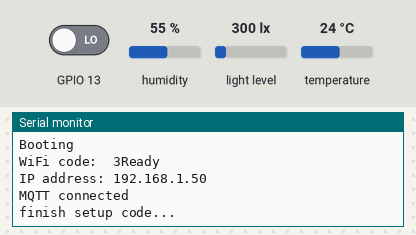
Recording of a sketch running on a simulated ESP8266 (NodeMCU). Parts: the last lines printed to the serial monitor. The inputs (shaded band) are chosen by the test bench; at power-on: GPIO 13 LOW, humidity 55 %, light level 300 lx, temperature 24 °C. WiFi joins after 1.5 s; servers stay silent unless stated; random numbers use the default seed unless the sketch sets one; no MQTT or app messages arrive unless stated.

Above: at 3.3 s.
3.4 s: GPIO 13 driven HIGH
At 3.8 s:
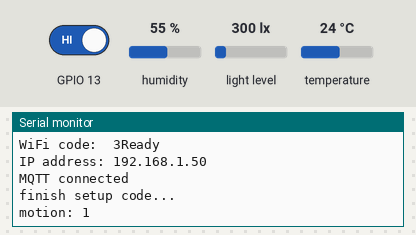
14.5 s: GPIO 13 driven LOW
At 15.7 s:
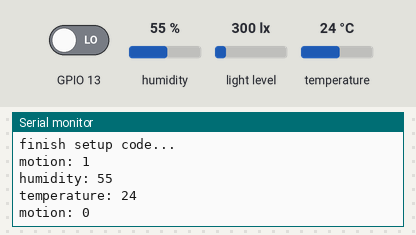

The sketch:

main.ino
```cpp
#include <ESP8266WiFi.h>
#include <ESP8266mDNS.h>
#include <WiFiUdp.h>
#include <ArduinoOTA.h>
#include <PubSubClient.h>
#include <devconf.h>
#include <Adafruit_Sensor.h>
#include <Adafruit_TSL2561_U.h>
#include <DHT.h>

WiFiClient espClient;
PubSubClient client(espClient);
DHT dht(INOUT_DHT, DHT11, 20);
long now; //use by clock
long just_now; //use by clock
long lastReconnectAttempt = 0;
long lastSensorCol = 0;
int reconnectCounter = 0;
char sub_topic[15];
int debug_count = 0;
int pir_in;
int pir_state;
int pir_old_in;

//Adafruit's TSL2561 Digital Lux Sensor Library
Adafruit_TSL2561_Unified tsl = Adafruit_TSL2561_Unified(TSL2561_ADDR_FLOAT, 12345);

void configureSensor(void) {
  tsl.enableAutoRange(true);
  tsl.setIntegrationTime(TSL2561_INTEGRATIONTIME_13MS);
}

boolean reconnect() {
  reconnectCounter++;
  if(reconnectCounter > 3){
    Serial.println("Connection Failed! Rebooting...");
    delay(300);
    ESP.restart();
  }
  if (client.connect(mqtt_client_id)) {
    Serial.println("MQTT connected");
    //publish the ip address on MQTT
    sprintf (topic, "%s/%s", device_id, "general/ipaddr/last");
    //Uncomment. The toCharArray() has to be added in source file
    //client.publish(topic, WiFi.localIP().toCharArray());
    reconnectCounter = 0;
  }
  return client.connected();
}

void setup_mqtt(){
  client.setServer(mqtt_server, mqtt_port);
  delay(300);  //give it some time to process
  reconnect();
  delay(300);  //give it some time to process
  lastReconnectAttempt = 0;
}

//Setup is based on ESP8266 OTA template
void setup() {
  Serial.begin(115200);
  Serial.println("Booting");
  WiFi.mode(WIFI_STA);
  WiFi.begin(ssid, password);
  while (WiFi.waitForConnectResult() != WL_CONNECTED) {
    Serial.println("Connection Failed! Rebooting...");
    delay(300);
    ESP.restart();
  }

  Serial.printf("%s %d", "WiFi code: ", WiFi.status());

  ArduinoOTA.onStart([]() {
    Serial.println("Start");
  });
  ArduinoOTA.onEnd([]() {
    Serial.println("\nEnd");
  });
  ArduinoOTA.onProgress([](unsigned int progress, unsigned int total) {
    Serial.printf("Progress: %u%%\r", (progress / (total / 100)));
  });
  ArduinoOTA.onError([](ota_error_t error) {
    Serial.printf("Error[%u]: ", error);
    if (error == OTA_AUTH_ERROR) Serial.println("Auth Failed");
    else if (error == OTA_BEGIN_ERROR) Serial.println("Begin Failed");
    else if (error == OTA_CONNECT_ERROR) Serial.println("Connect Failed");
    else if (error == OTA_RECEIVE_ERROR) Serial.println("Receive Failed");
    else if (error == OTA_END_ERROR) Serial.println("End Failed");
  });
  ArduinoOTA.begin();
  Serial.println("Ready");
  Serial.print("IP address: ");
  Serial.println(WiFi.localIP());

  //setup MQTT
  randomSeed(analogRead(0));
  sprintf(mqtt_client_id, "%s%d", device_id, random(99999));
  setup_mqtt();

  //Set the PIR pin
  pinMode(IN_PIR, INPUT);
  //Initialize DHT11
  dht.begin();

  //setup TSL2561 Lux Sensor
  if(!tsl.begin()){
    Serial.println("TSL2561 not detected");
    return;
  } else {
    configureSensor();
  }

  Serial.println("finish setup code...");
}

void loop() {
  ArduinoOTA.handle();

  //run the clock
  just_now = now;
  now = millis();

  //MQTT connection check
  if (!client.connected()) {
    now = millis();
    if (now - lastReconnectAttempt > reconnectTimeout) {
      lastReconnectAttempt = now;
      // Attempt to reconnect
      if (reconnect()) {
        lastReconnectAttempt = 0;
      }
    }
  }

  //Get PIR and update via MQTT when there's change of state
  pir_old_in = pir_in;
  pir_in = digitalRead(IN_PIR);
  if(pir_old_in != pir_in){
    Serial.printf("motion: %d\n", pir_in);
    pir_state = pir_in;
    sprintf (topic, "%s/%s", device_id, "general/motion/last");
    sprintf (message, "%d", pir_state);
    if (client.connected()) { client.publish(topic, message); }
  }else{
    //Serial.printf("motion: %d\n", pir_in);
    pir_state = pir_in;
    sprintf (topic, "%s/%s", device_id, "general/motionneg/last");
    sprintf (message, "%d", pir_state);
    // if (client.connected()) { client.publish(topic, message); }
  }

  now = millis();
  if(now - lastSensorCol > sensorColTimeout) {
    lastSensorCol = millis();
    //Get brightness (lux)
    sensors_event_t event;
    tsl.getEvent(&event);

    if (event.light){
      int value = event.light;
      // Serial.println(value);
      sprintf (topic, "%s/%s", device_id, "general/luminosity/last");
      sprintf (message, "%d", value);
      if (client.connected()) { client.publish(topic, message); }
    } else {
      // Serial.println("0");
      sprintf (topic, "%s/%s", device_id, "general/luminosity/last");
      sprintf (message, "%d", 0);
      if (client.connected()) { client.publish(topic, message); }
    }

    //DHT11
    int h = dht.readHumidity();
    int f = dht.readTemperature(false);  //false=celcius
    if (isnan(h) || isnan(f)) {
      return;
    }
    Serial.printf("humidity: %d\n", h);
    Serial.printf("temperature: %d\n", f);
    sprintf (topic, "%s/%s", device_id, "general/humidity/last");
    sprintf (message, "%d", h);
    if (client.connected()) { client.publish(topic, message); }
    sprintf (topic, "%s/%s", device_id, "general/temperature/last");
    sprintf (message, "%d", f);
    if (client.connected()) { client.publish(topic, message); }
  } //end of timeout portion

  delay(10);
  client.loop();

}
```

Measured:
- after the input at 3.4 s, the serial monitor: prints a new line at once (image 1)
- after the input at 14.5 s, the serial monitor: prints a new line at once (image 2)
